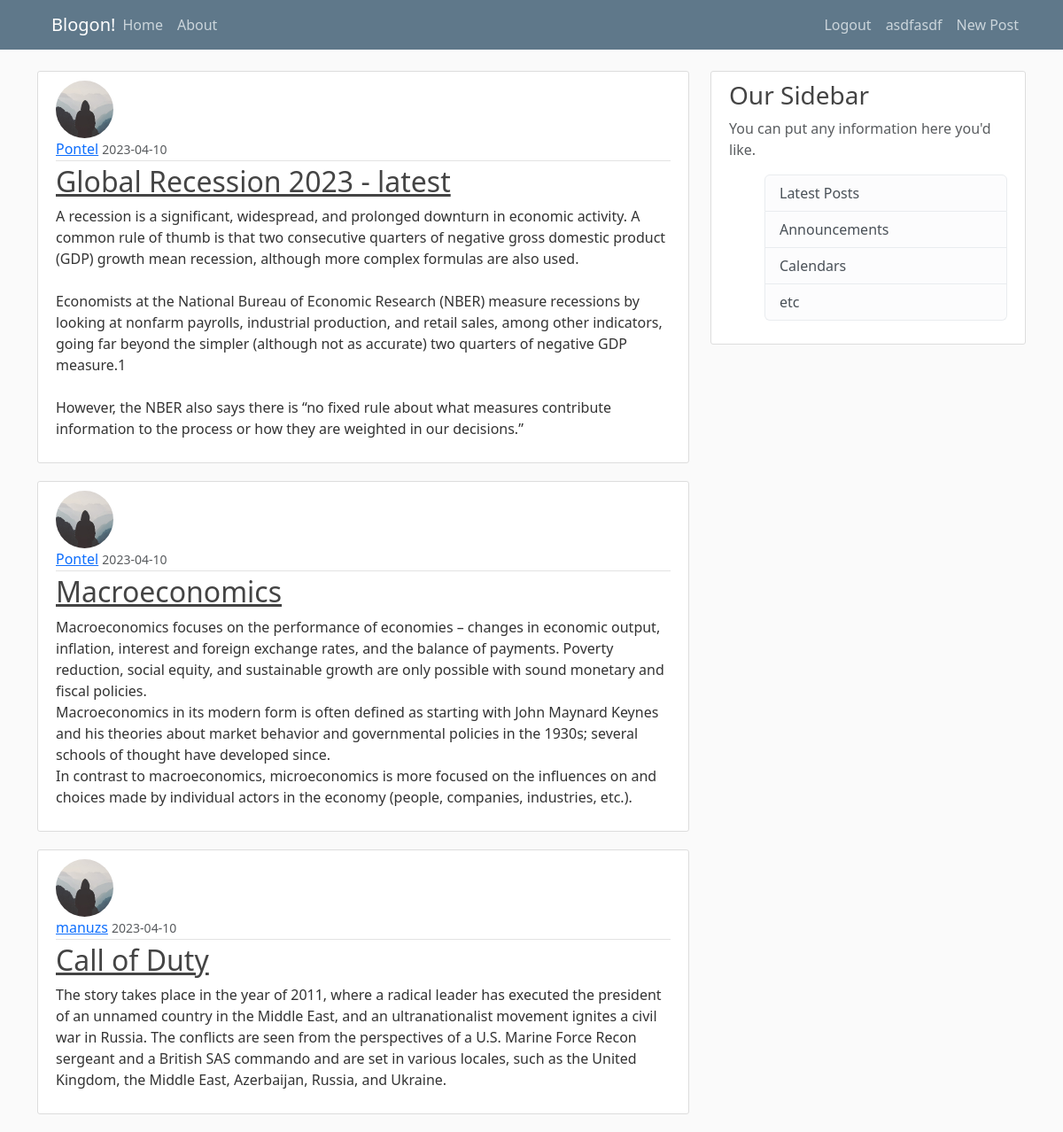
Screenshot of /home (signed in) with the database file from the repository.
### flaskblog/models.py (models this page shows, shortened)
class User(db.Model, UserMixin):
    id = db.Column(db.Integer, primary_key = True)
    username = db.Column(db.String(20), unique =True, nullable = False)
    email = db.Column(db.String(120), unique =True, nullable = False)
    image_file = db.Column(db.String(20), default = 'default.jpg')
    password = db.Column(db.String(60), nullable = False)
    posts = db.relationship('Post', backref = 'author', lazy = True)

class Post(db.Model):
    id = db.Column(db.Integer, primary_key = True)
    title = db.Column(db.String(100), nullable = False)
    date_posted = db.Column(db.DateTime, nullable = False, default = datetime.utcnow)
    content = db.Column(db.Text, nullable = False)
    user_id = db.Column(db.Integer, db.ForeignKey('user.id'), nullable = False)

### flaskblog/routes.py (the view)
@app.route("/")
@app.route("/home")
def home():
    page = request.args.get('page', 1, type=int)
    posts = Post.query.order_by(Post.date_posted.desc()).paginate(page = page, per_page = 3)
    return render_template('home.html', posts = posts)

### flaskblog/models.py (called while the page is built)
@login_manager.user_loader
def load_user(user_id):
    return User.query.get(int(user_id))

### flaskblog/templates/home.html
{% extends "layout.html" %}
{% block content %}
    {% for post in posts %}
      <article class="media content-section">
        <img class="rounded-circle article-img" src="{{ url_for('static', filename = 'profile_pics/' + post.author.image_file) }}">
        <div class="media-body">
          <div class="article-metadata">
            <a class="mr-2" href="#">{{ post.author.username }}</a>
            <small class="text-muted">{{ post.date_posted.strftime('%Y-%m-%d')}}</small>
          </div>
          <h2><a class="article-title" href="{{url_for('post', post_id = post.id)}}">{{ post.title }}</a></h2>
          <p class="article-content">{{ post.content }}</p>
        </div>
      </article>
    {% endfor %}
{% endblock content %}

### flaskblog/templates/layout.html (shortened to what this page needs)
<!DOCTYPE html>
<html>
<head>
    <link rel="stylesheet" href="https://cdn.jsdelivr.net/npm/bootstrap@5.3.0-alpha2/dist/css/bootstrap.rtl.min.css">
    <link rel ="stylesheet" href = "{{ url_for('static', filename = 'main.css') }}">
</head>
    <body>
        <header class="site-header">
            <nav class="navbar navbar-expand-md navbar-dark bg-steel fixed-top">
              <div class="container">
                <a class="navbar-brand mr-4" href="/">Blogon!</a>
                <div class="collapse navbar-collapse" id="navbarToggle">
                  <div class="navbar-nav mr-auto">
                    <a class="nav-item nav-link" href="/">Home</a>
                    <a class="nav-item nav-link" href="/about">About</a>
                  </div>
                  <div class="navbar-nav right-align">
                    {% if current_user.is_authenticated %}
                    <a class="nav-item nav-link" href="{{url_for('logout')}}">Logout</a>
                    <a class="nav-item nav-link"  href="{{url_for('account')}}">{{ current_user.username}}</a>
                    <a class="nav-item nav-link"  href="{{url_for('new_post')}}">New Post</a>
                    {% else %}
                    <a class="nav-item nav-link" href="{{url_for('login')}}">Login</a>
                    <a class="nav-item nav-link" href="{{url_for('register')}}">Register</a>
                    {% endif %}
                  </div>
                </div>
              </div>
            </nav>
          </header>
          <main role="main" class="container">
            <div class="row">
              <div class="col-md-8">
                {% block content %}{% endblock %}
              </div>
              <div class="col-md-4">
                <div class="content-section">
                  <h3>Our Sidebar</h3>
                  <p class='text-muted'>You can put any information here you'd like.
                    <ul class="list-group">
                      <li class="list-group-item list-group-item-light">Latest Posts</li>
                      <li class="list-group-item list-group-item-light">Announcements</li>
                      <li class="list-group-item list-group-item-light">Calendars</li>
                      <li class="list-group-item list-group-item-light">etc</li>
                    </ul>
                  </p>
                </div>
              </div>
            </div>
          </main>
    </body>
</html>

### flaskblog/static/main.css (style rules this page uses)
body { background: #fafafa; color: #333333; margin-top: 5rem; }
h1, h2, h3, h4, h5, h6 { color: #444444; }
.bg-steel { background-color: #5f788a; }
.site-header .navbar-nav .nav-link { color: #cbd5db; }
.content-section { background: #ffffff; padding: 10px 20px; border: 1px solid #dddddd; border-radius: 3px; margin-bottom: 20px; }
.article-title { color: #444444; }
.article-content { white-space: pre-line; }
.article-img { height: 65px; width: 65px; margin-right: 16px; }
.article-metadata { padding-bottom: 1px; margin-bottom: 4px; border-bottom: 1px solid #e3e3e3 }
.right-align { margin-left: auto; margin-right: 0; }

### rows the page displays
User: username "asdfasdf"
Post: image_file (placeholder picture), author.username "Pontel", date_posted "2023-04-10", title "Global Recession 2023 - latest", content "A recession is a significant, widespread, and prolonged downturn in economic activity. A common rule of thumb is that two consecutive quarters of negative gross domestic product (GDP) growth mean recession, although more complex formulas are also used. Economists at the National Bureau of Economic Research (NBER) measure recessions by looking at nonfarm payrolls, industrial production, and retail sales, among other indicators, going far beyond the simpler (although not as accurate) two quarters of negative GDP measure.1 However, the NBER also says there is “no fixed rule about what measures contribute information to the process or how they are weighted in our decisions.”"
Post: image_file (placeholder picture), author.username "Pontel", date_posted "2023-04-10", title "Macroeconomics", content "Macroeconomics focuses on the performance of economies – changes in economic output, inflation, interest and foreign exchange rates, and the balance of payments. Poverty reduction, social equity, and sustainable growth are only possible with sound monetary and fiscal policies. Macroeconomics in its modern form is often defined as starting with John Maynard Keynes and his theories about market behavior and governmental policies in the 1930s; several schools of thought have developed since. In contrast to macroeconomics, microeconomics is more focused on the influences on and choices made by individual actors in the economy (people, companies, industries, etc.)."
Post: image_file (placeholder picture), author.username "manuzs", date_posted "2023-04-10", title "Call of Duty", content "The story takes place in the year of 2011, where a radical leader has executed the president of an unnamed country in the Middle East, and an ultranationalist movement ignites a civil war in Russia. The conflicts are seen from the perspectives of a U.S. Marine Force Recon sergeant and a British SAS commando and are set in various locales, such as the United Kingdom, the Middle East, Azerbaijan, Russia, and Ukraine."
